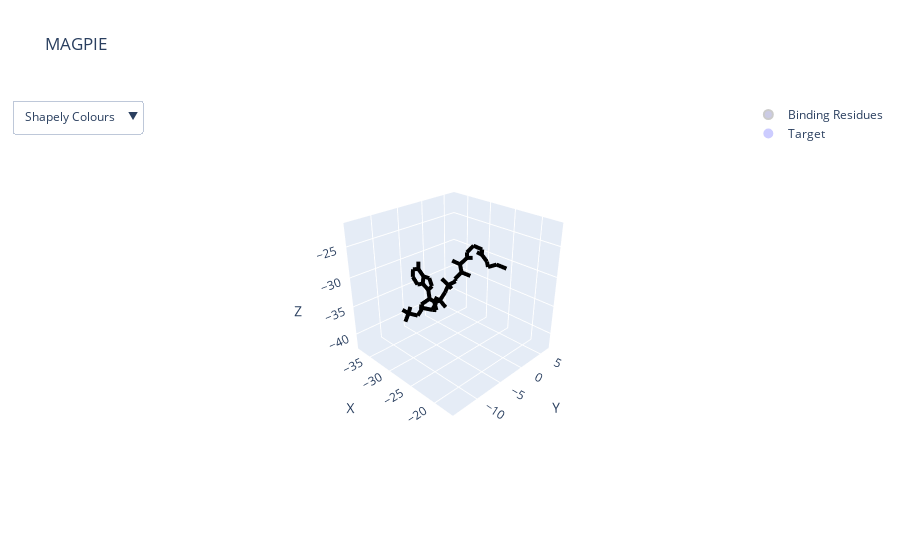

This figure's notebook cell:
### Code cell
from matplotlib.pyplot import plot
df_target,df_binder = sequence_logo_main.plot(pdb_files, target_chain,binding_chain,is_ligand,plot_list, distance)

### Figure 1 — Plotly figure (JSON) as saved in the notebook; plotly's stock layout.template omitted (floating-point values rounded to 4 significant figures; data arrays with more than 128 entries replaced by an {"elided": "..."} marker saying what was removed)
{"data": [{"hoverinfo": "text", "hoverlabel": {"bgcolor": "yellow", "bordercolor": "black"}, "marker": {"color": {"elided": "834 str values"}, "line": {"color": "black", "width": 2}, "opacity": 0, "size": 9}, "mode": "markers", "name": "Binding Residues", "text": {"elided": "834 str values"}, "type": "scatter3d", "x": {"elided": "834 float values"}, "y": {"elided": "834 float values"}, "z": {"elided": "834 float values"}}, {"hoverinfo": "text", "hoverlabel": {"bgcolor": "gray", "bordercolor": "white"}, "marker": {"color": ["#0000FF", "#808080", "#0000FF", "#808080", "#808080", "#808080", "#0000FF", "#0000FF", "#808080", "#0000FF", "#808080", "#808080", "#FF0000", "#808080", "#FF0000", "#FFA500", "#FF0000", "#FF0000", "#FF0000", "#808080", "#FF0000", "#808080", "#FF0000", "#FFA500", "#FF0000", "#FF0000", "#FF0000", "#FFA500", "#FF0000", "#FF0000", "#FF0000", "#808080", "#808080", "#808080", "#808080", "#808080", "#FF0000", "#808080", "#FF0000", "#0000FF", "#808080", "#808080", "#808080", "#FF0000", "#0000FF", "#808080", "#808080", "#FFFF00"], "line": {"color": "white", "width": 5}, "opacity": 0, "size": 15}, "mode": "markers", "name": "Target", "text": ["N1A", "C2A", "N3A", "C4A", "C5A", "C6A", "N6A", "N7A", "C8A", "N9A", "C1B", "C2B", "O2B", "C3B", "O3B", "P3B", "O7A", "O8A", "O9A", "C4B", "O4B", "C5B", "O5B", "P1A", "O1A", "O2A", "O3A", "P2A", "O4A", "O5A", "O6A", "CBP", "CCP", "CDP", "CEP", "CAP", "OAP", "C9P", "O9P", "N8P", "C7P", "C6P", "C5P", "O5P", "N4P", "C3P", "C2P", "S1P"], "type": "scatter3d", "x": [-31.8, -30.97, -30.3, -30.57, -31.4, -32.05, -32.88, -31.41, -30.61, -30.06, -29.14, -29.79, -28.8, -30.4, -30.65, -32.17, -33.08, -32.4, -32.24, -29.28, -28.77, -29.71, -30.81, -31.16, -32.63, -30.31, -30.71, -31.32, -31.53, -32.49, -30.13, -28.83, -29.47, -27.87, -28.03, -29.91, -30.69, -29.33, -29.22, -28.96, -28.39, -27.0, -26.04, -26.14, -25.09, -24.02, -22.74, -21.95], "y": [-7.781, -8.556, -8.28, -7.029, -6.116, -6.525, -5.752, -4.93, -5.149, -6.403, -6.997, -8.136, -9.064, -7.375, -8.216, -8.771, -7.612, -9.31, -9.853, -6.385, -6.021, -5.143, -4.52, -2.998, -2.845, -2.534, -2.258, -0.926, 0.047, -1.269, -0.388, -0.422, -1.274, 0.59, -1.326, 0.32, -0.633, 1.328, 2.507, 0.881, 1.743, 2.213, 1.061, 0.033, 1.215, 0.249, 0.658, 2.048], "z": [-28.72, -29.42, -30.54, -30.95, -30.34, -29.16, -28.47, -31.06, -32.07, -32.05, -33.0, -33.78, -34.18, -34.96, -36.08, -36.09, -35.77, -37.48, -35.04, -35.26, -33.95, -36.0, -35.31, -35.65, -35.79, -36.78, -34.31, -33.68, -34.79, -32.83, -32.76, -30.72, -31.81, -31.35, -29.77, -29.92, -29.23, -28.94, -29.27, -27.75, -26.72, -27.08, -27.28, -26.62, -28.21, -28.42, -27.75, -28.59]}, {"hoverinfo": "skip", "line": {"color": "black", "width": 8}, "mode": "lines", "showlegend": false, "type": "scatter3d", "x": [-31.8, -30.97], "y": [-7.781, -8.556], "z": [-28.72, -29.42]}, {"hoverinfo": "skip", "line": {"color": "black", "width": 8}, "mode": "lines", "showlegend": false, "type": "scatter3d", "x": [-31.8, -32.05], "y": [-7.781, -6.525], "z": [-28.72, -29.16]}, {"hoverinfo": "skip", "line": {"color": "black", "width": 8}, "mode": "lines", "showlegend": false, "type": "scatter3d", "x": [-31.8, -30.97], "y": [-7.781, -8.556], "z": [-28.72, -29.42]}, {"hoverinfo": "skip", "line": {"color": "black", "width": 8}, "mode": "lines", "showlegend": false, "type": "scatter3d", "x": [-30.97, -30.3], "y": [-8.556, -8.28], "z": [-29.42, -30.54]}, {"hoverinfo": "skip", "line": {"color": "black", "width": 8}, "mode": "lines", "showlegend": false, "type": "scatter3d", "x": [-30.97, -30.3], "y": [-8.556, -8.28], "z": [-29.42, -30.54]}, {"hoverinfo": "skip", "line": {"color": "black", "width": 8}, "mode": "lines", "showlegend": false, "type": "scatter3d", "x": [-30.3, -30.57], "y": [-8.28, -7.029], "z": [-30.54, -30.95]}, {"hoverinfo": "skip", "line": {"color": "black", "width": 8}, "mode": "lines", "showlegend": false, "type": "scatter3d", "x": [-30.3, -30.57], "y": [-8.28, -7.029], "z": [-30.54, -30.95]}, {"hoverinfo": "skip", "line": {"color": "black", "width": 8}, "mode": "lines", "showlegend": false, "type": "scatter3d", "x": [-30.57, -31.4], "y": [-7.029, -6.116], "z": [-30.95, -30.34]}, {"hoverinfo": "skip", "line": {"color": "black", "width": 8}, "mode": "lines", "showlegend": false, "type": "scatter3d", "x": [-30.57, -30.06], "y": [-7.029, -6.403], "z": [-30.95, -32.05]}, {"hoverinfo": "skip", "line": {"color": "black", "width": 8}, "mode": "lines", "showlegend": false, "type": "scatter3d", "x": [-30.57, -31.4], "y": [-7.029, -6.116], "z": [-30.95, -30.34]}, {"hoverinfo": "skip", "line": {"color": "black", "width": 8}, "mode": "lines", "showlegend": false, "type": "scatter3d", "x": [-31.4, -32.05], "y": [-6.116, -6.525], "z": [-30.34, -29.16]}, {"hoverinfo": "skip", "line": {"color": "black", "width": 8}, "mode": "lines", "showlegend": false, "type": "scatter3d", "x": [-31.4, -31.41], "y": [-6.116, -4.93], "z": [-30.34, -31.06]}, {"hoverinfo": "skip", "line": {"color": "black", "width": 8}, "mode": "lines", "showlegend": false, "type": "scatter3d", "x": [-31.8, -32.05], "y": [-7.781, -6.525], "z": [-28.72, -29.16]}, {"hoverinfo": "skip", "line": {"color": "black", "width": 8}, "mode": "lines", "showlegend": false, "type": "scatter3d", "x": [-31.4, -32.05], "y": [-6.116, -6.525], "z": [-30.34, -29.16]}, {"hoverinfo": "skip", "line": {"color": "black", "width": 8}, "mode": "lines", "showlegend": false, "type": "scatter3d", "x": [-32.05, -32.88], "y": [-6.525, -5.752], "z": [-29.16, -28.47]}, {"hoverinfo": "skip", "line": {"color": "black", "width": 8}, "mode": "lines", "showlegend": false, "type": "scatter3d", "x": [-32.05, -32.88], "y": [-6.525, -5.752], "z": [-29.16, -28.47]}, {"hoverinfo": "skip", "line": {"color": "black", "width": 8}, "mode": "lines", "showlegend": false, "type": "scatter3d", "x": [-31.4, -31.41], "y": [-6.116, -4.93], "z": [-30.34, -31.06]}, {"hoverinfo": "skip", "line": {"color": "black", "width": 8}, "mode": "lines", "showlegend": false, "type": "scatter3d", "x": [-31.41, -30.61], "y": [-4.93, -5.149], "z": [-31.06, -32.07]}, {"hoverinfo": "skip", "line": {"color": "black", "width": 8}, "mode": "lines", "showlegend": false, "type": "scatter3d", "x": [-31.41, -30.61], "y": [-4.93, -5.149], "z": [-31.06, -32.07]}, {"hoverinfo": "skip", "line": {"color": "black", "width": 8}, "mode": "lines", "showlegend": false, "type": "scatter3d", "x": [-30.61, -30.06], "y": [-5.149, -6.403], "z": [-32.07, -32.05]}, {"hoverinfo": "skip", "line": {"color": "black", "width": 8}, "mode": "lines", "showlegend": false, "type": "scatter3d", "x": [-30.57, -30.06], "y": [-7.029, -6.403], "z": [-30.95, -32.05]}, {"hoverinfo": "skip", "line": {"color": "black", "width": 8}, "mode": "lines", "showlegend": false, "type": "scatter3d", "x": [-30.61, -30.06], "y": [-5.149, -6.403], "z": [-32.07, -32.05]}, {"hoverinfo": "skip", "line": {"color": "black", "width": 8}, "mode": "lines", "showlegend": false, "type": "scatter3d", "x": [-30.06, -29.14], "y": [-6.403, -6.997], "z": [-32.05, -33.0]}, {"hoverinfo": "skip", "line": {"color": "black", "width": 8}, "mode": "lines", "showlegend": false, "type": "scatter3d", "x": [-30.06, -29.14], "y": [-6.403, -6.997], "z": [-32.05, -33.0]}, {"hoverinfo": "skip", "line": {"color": "black", "width": 8}, "mode": "lines", "showlegend": false, "type": "scatter3d", "x": [-29.14, -29.79], "y": [-6.997, -8.136], "z": [-33.0, -33.78]}, {"hoverinfo": "skip", "line": {"color": "black", "width": 8}, "mode": "lines", "showlegend": false, "type": "scatter3d", "x": [-29.14, -28.77], "y": [-6.997, -6.021], "z": [-33.0, -33.95]}, {"hoverinfo": "skip", "line": {"color": "black", "width": 8}, "mode": "lines", "showlegend": false, "type": "scatter3d", "x": [-29.14, -29.79], "y": [-6.997, -8.136], "z": [-33.0, -33.78]}, {"hoverinfo": "skip", "line": {"color": "black", "width": 8}, "mode": "lines", "showlegend": false, "type": "scatter3d", "x": [-29.79, -28.8], "y": [-8.136, -9.064], "z": [-33.78, -34.18]}, {"hoverinfo": "skip", "line": {"color": "black", "width": 8}, "mode": "lines", "showlegend": false, "type": "scatter3d", "x": [-29.79, -30.4], "y": [-8.136, -7.375], "z": [-33.78, -34.96]}, {"hoverinfo": "skip", "line": {"color": "black", "width": 8}, "mode": "lines", "showlegend": false, "type": "scatter3d", "x": [-29.79, -28.8], "y": [-8.136, -9.064], "z": [-33.78, -34.18]}, {"hoverinfo": "skip", "line": {"color": "black", "width": 8}, "mode": "lines", "showlegend": false, "type": "scatter3d", "x": [-29.79, -30.4], "y": [-8.136, -7.375], "z": [-33.78, -34.96]}, {"hoverinfo": "skip", "line": {"color": "black", "width": 8}, "mode": "lines", "showlegend": false, "type": "scatter3d", "x": [-30.4, -30.65], "y": [-7.375, -8.216], "z": [-34.96, -36.08]}, {"hoverinfo": "skip", "line": {"color": "black", "width": 8}, "mode": "lines", "showlegend": false, "type": "scatter3d", "x": [-30.4, -29.28], "y": [-7.375, -6.385], "z": [-34.96, -35.26]}, {"hoverinfo": "skip", "line": {"color": "black", "width": 8}, "mode": "lines", "showlegend": false, "type": "scatter3d", "x": [-30.4, -30.65], "y": [-7.375, -8.216], "z": [-34.96, -36.08]}, {"hoverinfo": "skip", "line": {"color": "black", "width": 8}, "mode": "lines", "showlegend": false, "type": "scatter3d", "x": [-30.65, -32.17], "y": [-8.216, -8.771], "z": [-36.08, -36.09]}, {"hoverinfo": "skip", "line": {"color": "black", "width": 8}, "mode": "lines", "showlegend": false, "type": "scatter3d", "x": [-30.65, -32.17], "y": [-8.216, -8.771], "z": [-36.08, -36.09]}, {"hoverinfo": "skip", "line": {"color": "black", "width": 8}, "mode": "lines", "showlegend": false, "type": "scatter3d", "x": [-32.17, -33.08], "y": [-8.771, -7.612], "z": [-36.09, -35.77]}, {"hoverinfo": "skip", "line": {"color": "black", "width": 8}, "mode": "lines", "showlegend": false, "type": "scatter3d", "x": [-32.17, -32.4], "y": [-8.771, -9.31], "z": [-36.09, -37.48]}, {"hoverinfo": "skip", "line": {"color": "black", "width": 8}, "mode": "lines", "showlegend": false, "type": "scatter3d", "x": [-32.17, -32.24], "y": [-8.771, -9.853], "z": [-36.09, -35.04]}, {"hoverinfo": "skip", "line": {"color": "black", "width": 8}, "mode": "lines", "showlegend": false, "type": "scatter3d", "x": [-32.17, -33.08], "y": [-8.771, -7.612], "z": [-36.09, -35.77]}, {"hoverinfo": "skip", "line": {"color": "black", "width": 8}, "mode": "lines", "showlegend": false, "type": "scatter3d", "x": [-32.17, -32.4], "y": [-8.771, -9.31], "z": [-36.09, -37.48]}, {"hoverinfo": "skip", "line": {"color": "black", "width": 8}, "mode": "lines", "showlegend": false, "type": "scatter3d", "x": [-32.17, -32.24], "y": [-8.771, -9.853], "z": [-36.09, -35.04]}, {"hoverinfo": "skip", "line": {"color": "black", "width": 8}, "mode": "lines", "showlegend": false, "type": "scatter3d", "x": [-30.4, -29.28], "y": [-7.375, -6.385], "z": [-34.96, -35.26]}, {"hoverinfo": "skip", "line": {"color": "black", "width": 8}, "mode": "lines", "showlegend": false, "type": "scatter3d", "x": [-29.28, -28.77], "y": [-6.385, -6.021], "z": [-35.26, -33.95]}, {"hoverinfo": "skip", "line": {"color": "black", "width": 8}, "mode": "lines", "showlegend": false, "type": "scatter3d", "x": [-29.28, -29.71], "y": [-6.385, -5.143], "z": [-35.26, -36.0]}, {"hoverinfo": "skip", "line": {"color": "black", "width": 8}, "mode": "lines", "showlegend": false, "type": "scatter3d", "x": [-29.14, -28.77], "y": [-6.997, -6.021], "z": [-33.0, -33.95]}, {"hoverinfo": "skip", "line": {"color": "black", "width": 8}, "mode": "lines", "showlegend": false, "type": "scatter3d", "x": [-29.28, -28.77], "y": [-6.385, -6.021], "z": [-35.26, -33.95]}, {"hoverinfo": "skip", "line": {"color": "black", "width": 8}, "mode": "lines", "showlegend": false, "type": "scatter3d", "x": [-29.28, -29.71], "y": [-6.385, -5.143], "z": [-35.26, -36.0]}, {"hoverinfo": "skip", "line": {"color": "black", "width": 8}, "mode": "lines", "showlegend": false, "type": "scatter3d", "x": [-29.71, -30.81], "y": [-5.143, -4.52], "z": [-36.0, -35.31]}, {"hoverinfo": "skip", "line": {"color": "black", "width": 8}, "mode": "lines", "showlegend": false, "type": "scatter3d", "x": [-29.71, -30.81], "y": [-5.143, -4.52], "z": [-36.0, -35.31]}, {"hoverinfo": "skip", "line": {"color": "black", "width": 8}, "mode": "lines", "showlegend": false, "type": "scatter3d", "x": [-30.81, -31.16], "y": [-4.52, -2.998], "z": [-35.31, -35.65]}, {"hoverinfo": "skip", "line": {"color": "black", "width": 8}, "mode": "lines", "showlegend": false, "type": "scatter3d", "x": [-30.81, -31.16], "y": [-4.52, -2.998], "z": [-35.31, -35.65]}, {"hoverinfo": "skip", "line": {"color": "black", "width": 8}, "mode": "lines", "showlegend": false, "type": "scatter3d", "x": [-31.16, -32.63], "y": [-2.998, -2.845], "z": [-35.65, -35.79]}, {"hoverinfo": "skip", "line": {"color": "black", "width": 8}, "mode": "lines", "showlegend": false, "type": "scatter3d", "x": [-31.16, -30.31], "y": [-2.998, -2.534], "z": [-35.65, -36.78]}, {"hoverinfo": "skip", "line": {"color": "black", "width": 8}, "mode": "lines", "showlegend": false, "type": "scatter3d", "x": [-31.16, -30.71], "y": [-2.998, -2.258], "z": [-35.65, -34.31]}, {"hoverinfo": "skip", "line": {"color": "black", "width": 8}, "mode": "lines", "showlegend": false, "type": "scatter3d", "x": [-31.16, -32.63], "y": [-2.998, -2.845], "z": [-35.65, -35.79]}, {"hoverinfo": "skip", "line": {"color": "black", "width": 8}, "mode": "lines", "showlegend": false, "type": "scatter3d", "x": [-31.16, -30.31], "y": [-2.998, -2.534], "z": [-35.65, -36.78]}, {"hoverinfo": "skip", "line": {"color": "black", "width": 8}, "mode": "lines", "showlegend": false, "type": "scatter3d", "x": [-31.16, -30.71], "y": [-2.998, -2.258], "z": [-35.65, -34.31]}, {"hoverinfo": "skip", "line": {"color": "black", "width": 8}, "mode": "lines", "showlegend": false, "type": "scatter3d", "x": [-30.71, -31.32], "y": [-2.258, -0.926], "z": [-34.31, -33.68]}, {"hoverinfo": "skip", "line": {"color": "black", "width": 8}, "mode": "lines", "showlegend": false, "type": "scatter3d", "x": [-30.71, -31.32], "y": [-2.258, -0.926], "z": [-34.31, -33.68]}, {"hoverinfo": "skip", "line": {"color": "black", "width": 8}, "mode": "lines", "showlegend": false, "type": "scatter3d", "x": [-31.32, -31.53], "y": [-0.926, 0.047], "z": [-33.68, -34.79]}, {"hoverinfo": "skip", "line": {"color": "black", "width": 8}, "mode": "lines", "showlegend": false, "type": "scatter3d", "x": [-31.32, -32.49], "y": [-0.926, -1.269], "z": [-33.68, -32.83]}, {"hoverinfo": "skip", "line": {"color": "black", "width": 8}, "mode": "lines", "showlegend": false, "type": "scatter3d", "x": [-31.32, -30.13], "y": [-0.926, -0.388], "z": [-33.68, -32.76]}, {"hoverinfo": "skip", "line": {"color": "black", "width": 8}, "mode": "lines", "showlegend": false, "type": "scatter3d", "x": [-31.32, -31.53], "y": [-0.926, 0.047], "z": [-33.68, -34.79]}, {"hoverinfo": "skip", "line": {"color": "black", "width": 8}, "mode": "lines", "showlegend": false, "type": "scatter3d", "x": [-31.32, -32.49], "y": [-0.926, -1.269], "z": [-33.68, -32.83]}, {"hoverinfo": "skip", "line": {"color": "black", "width": 8}, "mode": "lines", "showlegend": false, "type": "scatter3d", "x": [-31.32, -30.13], "y": [-0.926, -0.388], "z": [-33.68, -32.76]}, {"hoverinfo": "skip", "line": {"color": "black", "width": 8}, "mode": "lines", "showlegend": false, "type": "scatter3d", "x": [-30.13, -29.47], "y": [-0.388, -1.274], "z": [-32.76, -31.81]}, {"hoverinfo": "skip", "line": {"color": "black", "width": 8}, "mode": "lines", "showlegend": false, "type": "scatter3d", "x": [-28.83, -29.47], "y": [-0.422, -1.274], "z": [-30.72, -31.81]}, {"hoverinfo": "skip", "line": {"color": "black", "width": 8}, "mode": "lines", "showlegend": false, "type": "scatter3d", "x": [-28.83, -27.87], "y": [-0.422, 0.59], "z": [-30.72, -31.35]}, {"hoverinfo": "skip", "line": {"color": "black", "width": 8}, "mode": "lines", "showlegend": false, "type": "scatter3d", "x": [-28.83, -28.03], "y": [-0.422, -1.326], "z": [-30.72, -29.77]}, {"hoverinfo": "skip", "line": {"color": "black", "width": 8}, "mode": "lines", "showlegend": false, "type": "scatter3d", "x": [-28.83, -29.91], "y": [-0.422, 0.32], "z": [-30.72, -29.92]}, {"hoverinfo": "skip", "line": {"color": "black", "width": 8}, "mode": "lines", "showlegend": false, "type": "scatter3d", "x": [-30.13, -29.47], "y": [-0.388, -1.274], "z": [-32.76, -31.81]}, {"hoverinfo": "skip", "line": {"color": "black", "width": 8}, "mode": "lines", "showlegend": false, "type": "scatter3d", "x": [-28.83, -29.47], "y": [-0.422, -1.274], "z": [-30.72, -31.81]}, {"hoverinfo": "skip", "line": {"color": "black", "width": 8}, "mode": "lines", "showlegend": false, "type": "scatter3d", "x": [-28.83, -27.87], "y": [-0.422, 0.59], "z": [-30.72, -31.35]}, {"hoverinfo": "skip", "line": {"color": "black", "width": 8}, "mode": "lines", "showlegend": false, "type": "scatter3d", "x": [-28.83, -28.03], "y": [-0.422, -1.326], "z": [-30.72, -29.77]}, {"hoverinfo": "skip", "line": {"color": "black", "width": 8}, "mode": "lines", "showlegend": false, "type": "scatter3d", "x": [-28.83, -29.91], "y": [-0.422, 0.32], "z": [-30.72, -29.92]}, {"hoverinfo": "skip", "line": {"color": "black", "width": 8}, "mode": "lines", "showlegend": false, "type": "scatter3d", "x": [-29.91, -30.69], "y": [0.32, -0.633], "z": [-29.92, -29.23]}, {"hoverinfo": "skip", "line": {"color": "black", "width": 8}, "mode": "lines", "showlegend": false, "type": "scatter3d", "x": [-29.91, -29.33], "y": [0.32, 1.328], "z": [-29.92, -28.94]}, {"hoverinfo": "skip", "line": {"color": "black", "width": 8}, "mode": "lines", "showlegend": false, "type": "scatter3d", "x": [-29.91, -30.69], "y": [0.32, -0.633], "z": [-29.92, -29.23]}, {"hoverinfo": "skip", "line": {"color": "black", "width": 8}, "mode": "lines", "showlegend": false, "type": "scatter3d", "x": [-29.91, -29.33], "y": [0.32, 1.328], "z": [-29.92, -28.94]}, {"hoverinfo": "skip", "line": {"color": "black", "width": 8}, "mode": "lines", "showlegend": false, "type": "scatter3d", "x": [-29.33, -29.22], "y": [1.328, 2.507], "z": [-28.94, -29.27]}, {"hoverinfo": "skip", "line": {"color": "black", "width": 8}, "mode": "lines", "showlegend": false, "type": "scatter3d", "x": [-29.33, -28.96], "y": [1.328, 0.881], "z": [-28.94, -27.75]}, {"hoverinfo": "skip", "line": {"color": "black", "width": 8}, "mode": "lines", "showlegend": false, "type": "scatter3d", "x": [-29.33, -29.22], "y": [1.328, 2.507], "z": [-28.94, -29.27]}, {"hoverinfo": "skip", "line": {"color": "black", "width": 8}, "mode": "lines", "showlegend": false, "type": "scatter3d", "x": [-29.33, -28.96], "y": [1.328, 0.881], "z": [-28.94, -27.75]}, {"hoverinfo": "skip", "line": {"color": "black", "width": 8}, "mode": "lines", "showlegend": false, "type": "scatter3d", "x": [-28.96, -28.39], "y": [0.881, 1.743], "z": [-27.75, -26.72]}, {"hoverinfo": "skip", "line": {"color": "black", "width": 8}, "mode": "lines", "showlegend": false, "type": "scatter3d", "x": [-28.96, -28.39], "y": [0.881, 1.743], "z": [-27.75, -26.72]}, {"hoverinfo": "skip", "line": {"color": "black", "width": 8}, "mode": "lines", "showlegend": false, "type": "scatter3d", "x": [-28.39, -27.0], "y": [1.743, 2.213], "z": [-26.72, -27.08]}, {"hoverinfo": "skip", "line": {"color": "black", "width": 8}, "mode": "lines", "showlegend": false, "type": "scatter3d", "x": [-28.39, -27.0], "y": [1.743, 2.213], "z": [-26.72, -27.08]}, {"hoverinfo": "skip", "line": {"color": "black", "width": 8}, "mode": "lines", "showlegend": false, "type": "scatter3d", "x": [-27.0, -26.04], "y": [2.213, 1.061], "z": [-27.08, -27.28]}, {"hoverinfo": "skip", "line": {"color": "black", "width": 8}, "mode": "lines", "showlegend": false, "type": "scatter3d", "x": [-27.0, -26.04], "y": [2.213, 1.061], "z": [-27.08, -27.28]}, {"hoverinfo": "skip", "line": {"color": "black", "width": 8}, "mode": "lines", "showlegend": false, "type": "scatter3d", "x": [-26.04, -26.14], "y": [1.061, 0.033], "z": [-27.28, -26.62]}, {"hoverinfo": "skip", "line": {"color": "black", "width": 8}, "mode": "lines", "showlegend": false, "type": "scatter3d", "x": [-26.04, -25.09], "y": [1.061, 1.215], "z": [-27.28, -28.21]}, {"hoverinfo": "skip", "line": {"color": "black", "width": 8}, "mode": "lines", "showlegend": false, "type": "scatter3d", "x": [-26.04, -26.14], "y": [1.061, 0.033], "z": [-27.28, -26.62]}, {"hoverinfo": "skip", "line": {"color": "black", "width": 8}, "mode": "lines", "showlegend": false, "type": "scatter3d", "x": [-26.04, -25.09], "y": [1.061, 1.215], "z": [-27.28, -28.21]}, {"hoverinfo": "skip", "line": {"color": "black", "width": 8}, "mode": "lines", "showlegend": false, "type": "scatter3d", "x": [-25.09, -24.02], "y": [1.215, 0.249], "z": [-28.21, -28.42]}, {"hoverinfo": "skip", "line": {"color": "black", "width": 8}, "mode": "lines", "showlegend": false, "type": "scatter3d", "x": [-25.09, -24.02], "y": [1.215, 0.249], "z": [-28.21, -28.42]}, {"hoverinfo": "skip", "line": {"color": "black", "width": 8}, "mode": "lines", "showlegend": false, "type": "scatter3d", "x": [-24.02, -22.74], "y": [0.249, 0.658], "z": [-28.42, -27.75]}, {"hoverinfo": "skip", "line": {"color": "black", "width": 8}, "mode": "lines", "showlegend": false, "type": "scatter3d", "x": [-24.02, -22.74], "y": [0.249, 0.658], "z": [-28.42, -27.75]}, {"hoverinfo": "skip", "line": {"color": "black", "width": 8}, "mode": "lines", "showlegend": false, "type": "scatter3d", "x": [-22.74, -21.95], "y": [0.658, 2.048], "z": [-27.75, -28.59]}, {"hoverinfo": "skip", "line": {"color": "black", "width": 8}, "mode": "lines", "showlegend": false, "type": "scatter3d", "x": [-22.74, -21.95], "y": [0.658, 2.048], "z": [-27.75, -28.59]}], "layout": {"scene": {"camera": {"eye": {"x": 2, "y": -2, "z": 1.5}}, "xaxis": {"title": {"text": "X"}}, "yaxis": {"title": {"text": "Y"}}, "zaxis": {"title": {"text": "Z"}}}, "title": {"text": "MAGPIE"}, "updatemenus": [{"buttons": [{"args": [{"marker.color": {"elided": "1x834 str values"}}, [0]], "label": "Shapely Colours", "method": "restyle"}, {"args": [{"marker.color": {"elided": "1x834 str values"}}, [0]], "label": "Amino Colours", "method": "restyle"}], "showactive": true}, {"direction": "down", "x": 0.1, "xanchor": "left", "y": 1.1, "yanchor": "top"}]}}
